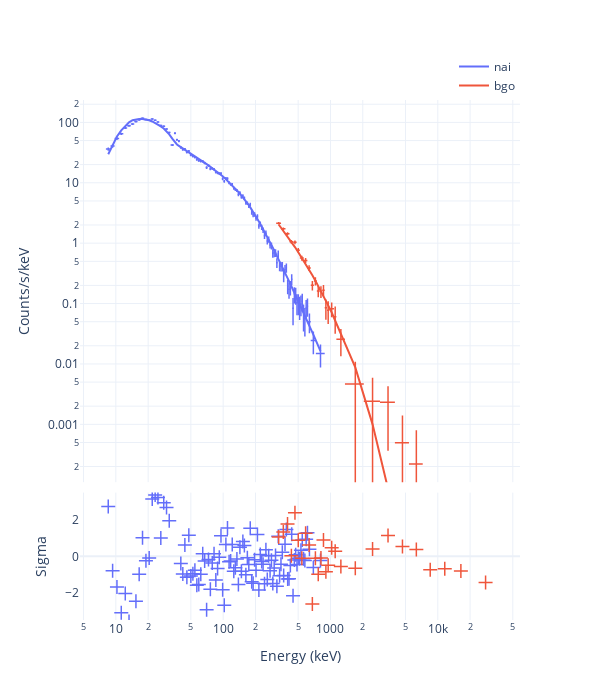

The notebook cell saved with this chart:
### Code cell
fig = Plot.infer(post, style='CE', show=True)
fig.write_html('quickstart/ctsspec.html')
